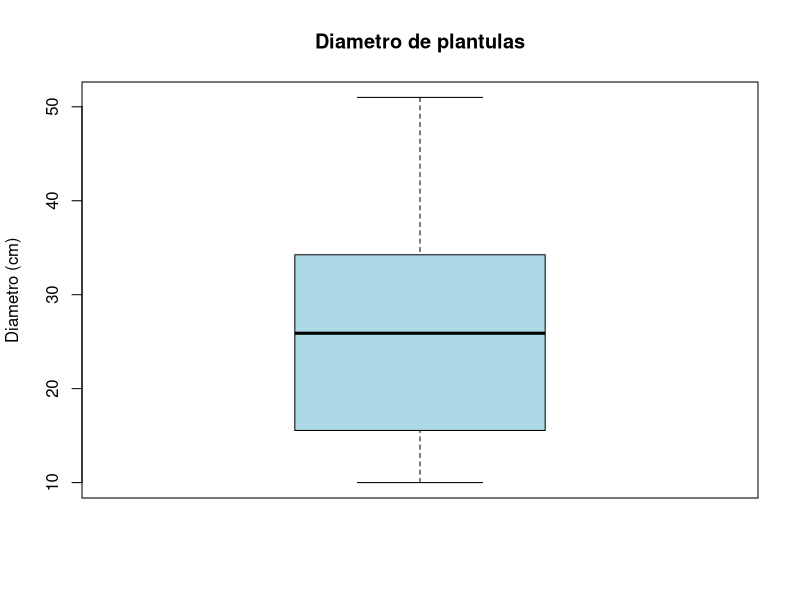
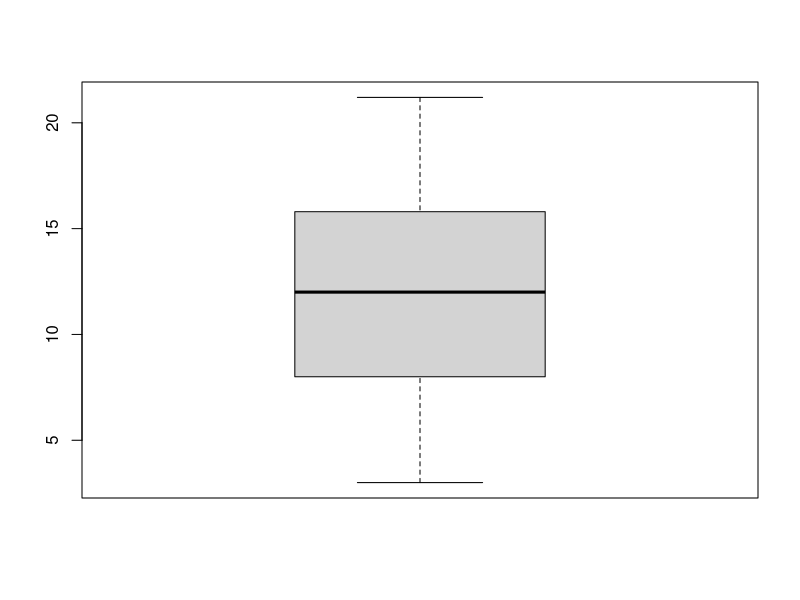
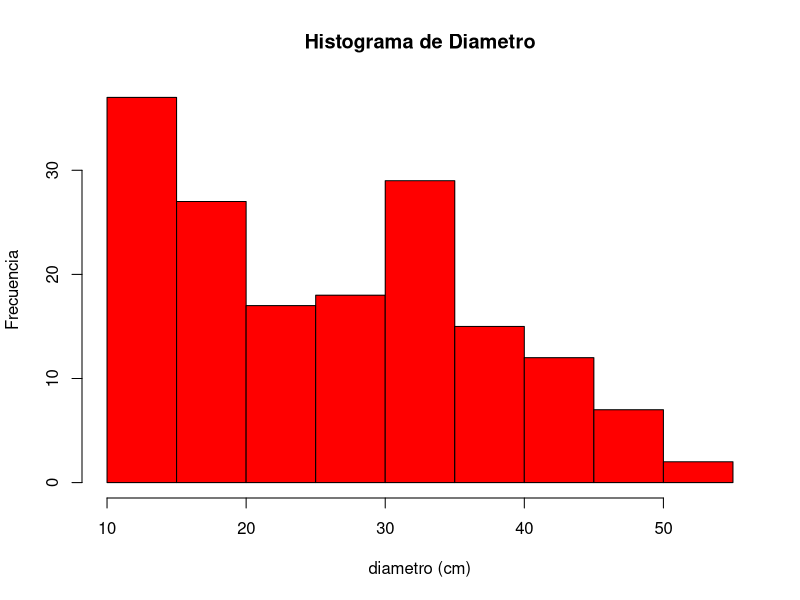

The R source for these figures, in order:
# Camila Elisa Medrano Vigil 
#1860924
# 29.01.20 


# Importar datos ---------------------------------------

BD.ebanos <- read.csv("clases/ebanos.csv", header = TRUE) 
head(BD.ebanos)
summary(BD.ebanos)

mean(BD.ebanos$diametro)
mean(BD.ebanos$altura)

sd(BD.ebanos$diametro)
sd(BD.ebanos$altura)


boxplot(BD.ebanos$diametro, ylab="Diametro (cm)",
        col="lightblue", main= "Diametro de plantulas")
boxplot(BD.ebanos$altura)

stem(BD.ebanos$diametro)
stem(BD.ebanos$altura)


hist(BD.ebanos$diametro, col="red", 
     xlab="diametro (cm)", ylab="Frecuencia", 
     main="Histograma de Diametro")


# condicionantes ----------------------------------------------------------

#¿Cuantos individuos tienen un Diam menor que la media? 

sum(BD.ebanos$diametro < mean(BD.ebanos$diametro))
sum(BD.ebanos$diametro < 25.97)


#¿ Cuantos individuos tienen un Diam mayor que la media?

sum(BD.ebanos$diametro > mean(BD.ebanos$diametro))

sum(BD.ebanos$diametro > 30)


#¿Existira una observacion igual a la media? 

sum(BD.ebanos$diametro ==(BD.ebanos$diametro))

# Subconjunto de datos 

ebanos.30 <- subset(BD.ebanos,
                    )